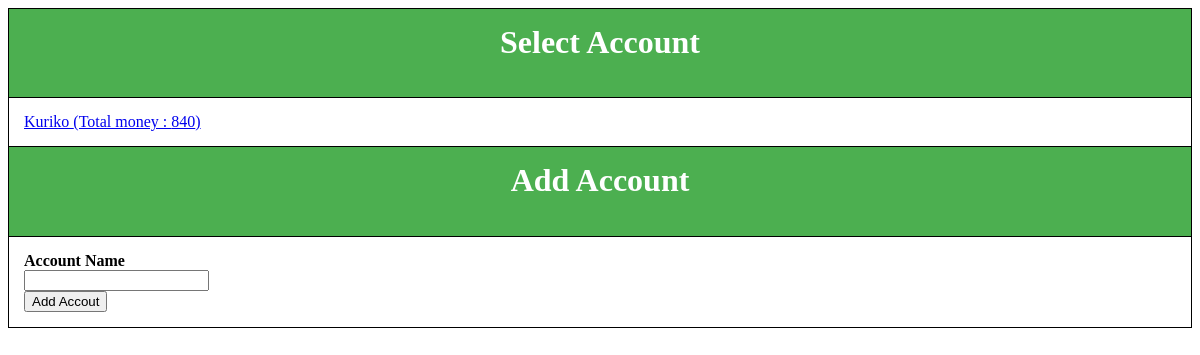
/account/, run on an earlier commit of the app's database.
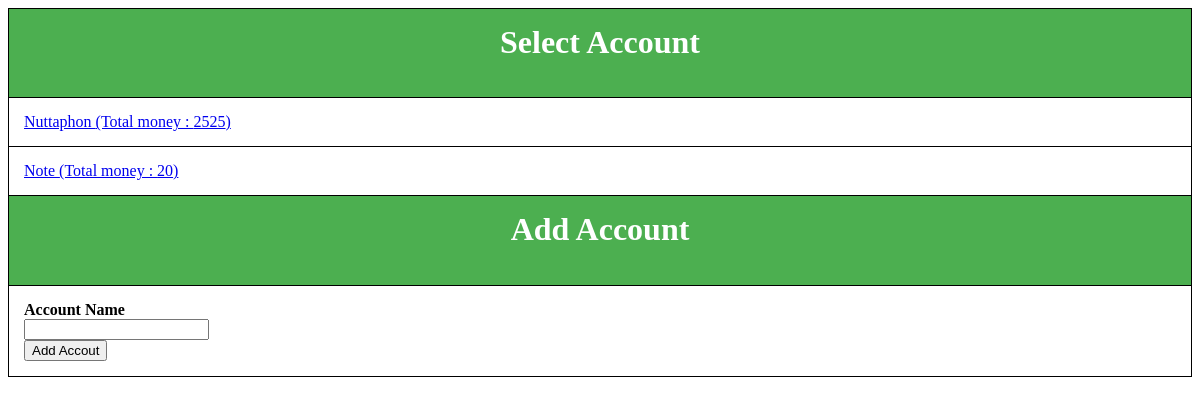
And on a later commit of the database.
### account/models.py (models this page shows, shortened)
class Account(models.Model):
    account_name = models.CharField(max_length=200)
    total = models.IntegerField(default=0)

### account/views.py (the view)
class IndexView(generic.ListView):
    template_name = 'account/index.html'
    def get_queryset(self):
        return Account.objects.order_by('-account_name')[:5]

### account/templates/account/index.html (shortened to what this page needs)
    <table>
<center>
{% if account_list %}
    <tr><th><h1>Select Account</h1></th></tr>
    {% for a in account_list %}
        <tr><td><a href="{% url 'account:detail' a.id %}">{{ a.account_name }}
        (Total money : {{ a.total }})</a></td></tr>
    {% endfor %}
{% else %}
    <p>No account are available.</p>
{% endif %}
<form action="{% url 'account:add_account' %}" method="post">
<th><h1>Add Account</h1></th>
<tr>
<td>
<b>Account Name
<br>
<input type="text" name="account_name"/><br>
<input type="submit" value="Add Accout" />
</form></td>
</table>

What changed in the data, as far as the page shows it:
changed Account: account_name "Kuriko" → "Nuttaphon"; total "840" → "2525"
added Account: account_name "Note", total "20"
